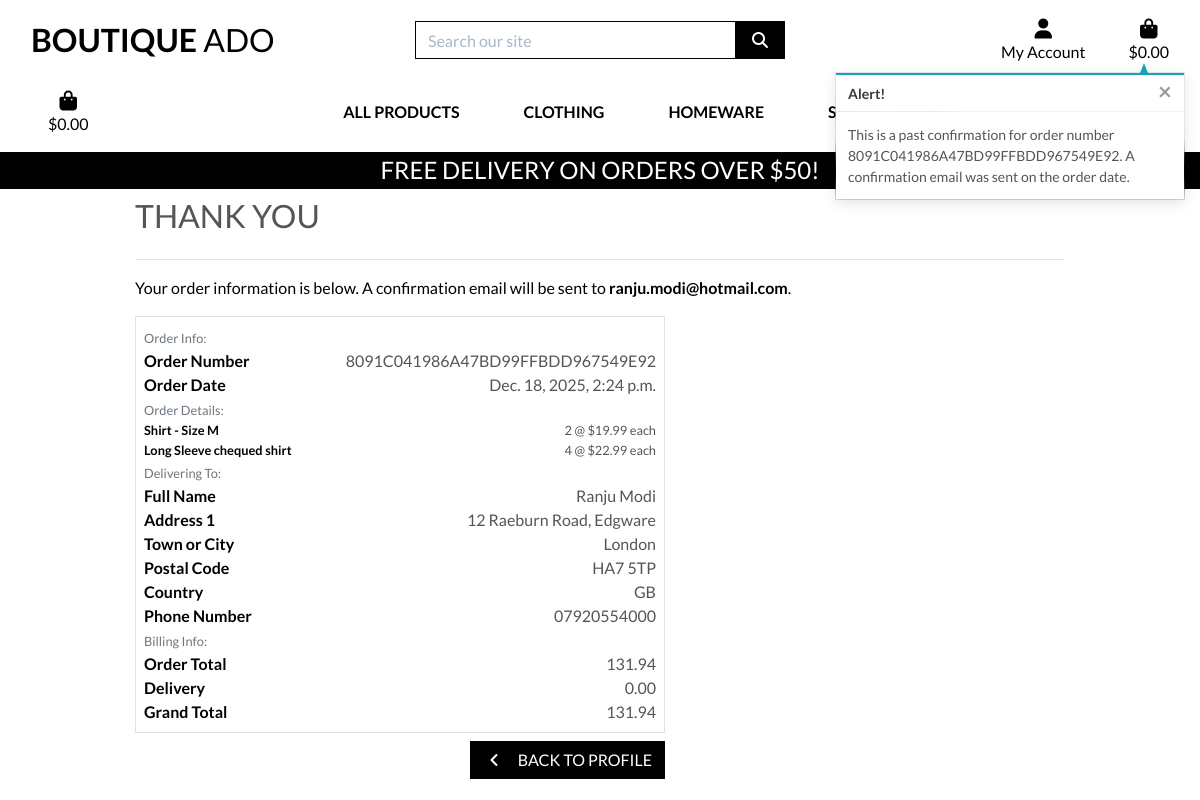
/profile/order_history/8091C041986A47BD99FFBDD967549E92, run on the app's committed database.
### checkout/models.py (models this page shows, shortened)
class Order(models.Model):
    order_number = models.CharField(max_length=32, null=False, editable=False)
    user_profile = models.ForeignKey(UserProfile, on_delete=models.SET_NULL,null=True,
                                     blank=True, related_name='orders')
    full_name = models.CharField(max_length=50, null=False, blank=False)
    email = models.EmailField(max_length=254, null=False, blank=False)
    phone_number = models.CharField(max_length=20, null=False, blank=False)
    country = CountryField(blank_label='Country *', null=False, blank=False)
    postcode = models.CharField(max_length=20, null=True, blank=True)
    town_or_city = models.CharField(max_length=40, null=False, blank=False)
    street_address1 = models.CharField(max_length=80, null=False, blank=False)
    street_address2 = models.CharField(max_length=80, null=True, blank=True)
    county = models.CharField(max_length=80, null=True, blank=True)
    date = models.DateTimeField(auto_now_add=True)
    delivery_cost = models.DecimalField(max_digits=6, decimal_places=2, null=False, default=0)
    order_total = models.DecimalField(max_digits=10, decimal_places=2, null=False, default=0)
    grand_total = models.DecimalField(max_digits=10, decimal_places=2, null=False, default=0)
    original_bag = models.TextField(null=False, blank=False, default='')
    stripe_pid = models.CharField(max_length=254, null=False, blank=False, default='')

class OrderLineItem(models.Model):
    order = models.ForeignKey(Order, null=False, blank=False, on_delete=models.CASCADE, related_name='lineitems')
    product = models.ForeignKey(Product, null=False, blank=False, on_delete=models.CASCADE)
    product_size = models.CharField(max_length=2, null=True, blank=True) # XS, S, M, L, XL
    quantity = models.IntegerField(null=False, blank=False, default=0)
    lineitem_total = models.DecimalField(max_digits=6, decimal_places=2, null=False, blank=False, editable=False)

### products/models.py (models this page shows, shortened)
class Product(models.Model):
    category = models.ForeignKey('Category', null=True, blank=True, on_delete=models.SET_NULL)
    sku = models.CharField(max_length=254, null=True, blank=True)
    name = models.CharField(max_length=254)
    description = models.TextField()
    has_sizes = models.BooleanField(default=False, null=True, blank=True)
    price = models.DecimalField(max_digits=6, decimal_places=2)
    rating = models.DecimalField(max_digits=6, decimal_places=2, null=True, blank=True)
    image_url = models.URLField(max_length=1024, null=True, blank=True)
    image = models.ImageField(null=True, blank=True)

### profiles/views.py (the view)
# urls.py: path('order_history/<order_number>', views.order_history, name='order_history'),
def order_history(request, order_number):
    order = get_object_or_404(Order, order_number=order_number)
    messages.info(request, (
        f'This is a past confirmation for order number {order_number}. '
        'A confirmation email was sent on the order date.'
    ))
    template = 'checkout/checkout_success.html'
    context = {
        'order': order,
        'from_profile': True,
    }
    return render(request, template, context)

### bag/contexts.py (called while the page is built, shortened)
def bag_contents(request):
    bag_items = []
    total = 0
    product_count = 0
    bag = request.session.get('bag', {})
    if total < settings.FREE_DELIVERY_THRESHOLD:
        delivery = total * Decimal(settings.STANDARD_DELIVERY_PERCENTAGE / 100)
        free_delivery_delta = settings.FREE_DELIVERY_THRESHOLD - total
    else:
        delivery = 0
        free_delivery_delta = 0
    grand_total = delivery + total
    context = {
        'bag_items': bag_items,
        'total': total,
        'product_count': product_count,
        'delivery': delivery,
        'free_delivery_delta': free_delivery_delta,
        'free_delivery_threshold': settings.FREE_DELIVERY_THRESHOLD,
        'grand_total': grand_total,
    }
    return context

### checkout/templates/checkout/checkout_success.html (shortened to what this page needs)
{% extends "base.html" %}
{% load static %}
{% block extra_css %}
    <link rel="stylesheet" href="{% static 'checkout/css/checkout.css' %}">
{% endblock %}
{% block page_header %}
    <div class="container header-container">
    </div>
{% endblock %}
{% block content %}
    <div class="overlay"></div>
    <div class="container">
        <div class="row">
            <div class="col">
                <h2 class="logo-font mb-4">Thank You</h2>
                <hr>
                <p class="text-black">Your order information is below. A confirmation email will be sent to <strong>{{ order.email }}</strong>.</p>
            </div>
        </div>
        <div class="row">
            <div class="col-12 col-lg-7">
                <div class="order-confirmation-wrapper p-2 border">
                    <div class="row">
                        <div class="col">
                            <small class="text-muted">Order Info:</small>
                        </div>
                    </div>
        <div class="row">
                        <div class="col-12 col-md-4">
                            <p class="mb-0 text-black font-weight-bold">Order Number</p>
                        </div>
                        <div class="col-12 col-md-8 text-md-right">
                            <p class="mb-0">{{ order.order_number }}</p>
                        </div>
                    </div>
                    <div class="row">
                        <div class="col-12 col-md-4">
                            <p class="mb-0 text-black font-weight-bold">Order Date</p>
                        </div>
                        <div class="col-12 col-md-8 text-md-right">
                            <p class="mb-0">{{ order.date }}</p>
                        </div>
                    </div>
                    <div class="row">
                        <div class="col">
                            <small class="text-muted">Order Details:</small>
                        </div>
                    </div>
                    {% for item in order.lineitems.all %}
                    <div class="row">
                        <div class="col-12 col-md-4">
                            <p class="small mb-0 text-black font-weight-bold">
                                {{ item.product.name }}{% if item.product_size %} - Size {{ item.product_size|upper}}{% endif %}
                            </p>
                        </div>
                        <div class="col-12 col-md-8 text-md-right">
                            <p class="small mb-0">{{ item.quantity }} @ ${{ item.product.price }} each</p>
                        </div>
                    </div>
                    {% endfor %}
                    <div class="row">
                        <div class="col">
                            <small class="text-muted">Delivering To:</small>
                        </div>
                    </div>
                    <div class="row">
                        <div class="col-12 col-md-4">
                            <p class="mb-0 text-black font-weight-bold">Full Name</p>
                        </div>
                        <div class="col-12 col-md-8 text-md-right">
                            <p class="mb-0">{{ order.full_name }}</p>
                        </div>
                    </div>
                    <div class="row">
                        <div class="col-12 col-md-4">
                            <p class="mb-0 text-black font-weight-bold">Address 1</p>
                        </div>
                        <div class="col-12 col-md-8 text-md-right">
                            <p class="mb-0">{{ order.street_address1 }}</p>
                        </div>
                    </div>
                    <div class="row">
                        <div class="col-12 col-md-4">
                            <p class="mb-0 text-black font-weight-bold">Town or City</p>
                        </div>
                        <div class="col-12 col-md-8 text-md-right">
                            <p class="mb-0">{{ order.town_or_city }}</p>
                        </div>
                    </div>
                    {% if order.postcode %}
                    <div class="row">
                        <div class="col-12 col-md-4">
                            <p class="mb-0 text-black font-weight-bold">Postal Code</p>
                        </div>
                        <div class="col-12 col-md-8 text-md-right">
                            <p class="mb-0">{{ order.postcode }}</p>
                        </div>
                    </div>
                    {% endif %}
                    <div class="row">
                        <div class="col-12 col-md-4">
                            <p class="mb-0 text-black font-weight-bold">Country</p>
                        </div>
                        <div class="col-12 col-md-8 text-md-right">
                            <p class="mb-0">{{ order.country }}</p>
                        </div>
                    </div>
                    <div class="row">
                        <div class="col-12 col-md-4">
                            <p class="mb-0 text-black font-weight-bold">Phone Number</p>
                        </div>
                        <div class="col-12 col-md-8 text-md-right">
                            <p class="mb-0">{{ order.phone_number }}</p>
                        </div>
                    </div>
                    <div class="row">
                        <div class="col">
                            <small class="text-muted">Billing Info:</small>
                        </div>
                    </div>
                    <div class="row">
                        <div class="col-12 col-md-4">
                            <p class="mb-0 text-black font-weight-bold">Order Total</p>
                        </div>
                        <div class="col-12 col-md-8 text-md-right">
                            <p class="mb-0">{{ order.order_total }}</p>
                        </div>
                    </div>
                    <div class="row">
                        <div class="col-12 col-md-4">
                            <p class="mb-0 text-black font-weight-bold">Delivery</p>
                        </div>
                        <div class="col-12 col-md-8 text-md-right">
                            <p class="mb-0">{{ order.delivery_cost }}</p>
                        </div>
                    </div>
                    <div class="row">
                        <div class="col-12 col-md-4">
                            <p class="mb-0 text-black font-weight-bold">Grand Total</p>
                        </div>
                        <div class="col-12 col-md-8 text-md-right">
                            <p class="mb-0">{{ order.grand_total }}</p>
                        </div>
                    </div>
                </div>
            </div>
        </div>
        <div class="row">
			<div class="col-12 col-lg-7 text-right">
				{% if from_profile %}
                    <a href="{% url 'profile' %}" class="btn btn-black rounded-0 my-2">
                        <span class="icon mr-2">
                            <i class="fas fa-angle-left"></i>
                        </span>
                        <span class="text-uppercase">Back to Profile</span>
                    </a>
                {% endif %}
			</div>
		</div>
    </div>
{% endblock %}

### static/css/base.css (style rules this page uses)
html { height: 100%; }
body { background: url('/media/homepage_background_cropped.jpg') no-repeat center center fixed; background-size: cover; height: calc(100vh - 164px); color: #555; font-family: 'Lato'; }
.icon { align-items: center; display: inline-flex; justify-content: center; height: 1.5rem; width: 1.5rem; }
.logo-font { text-transform: uppercase; }
.btn-black { background: black; color: white; }
.text-black { color: #000 !important; }
.overlay { height: 100%; width: 100%; top: 0; left: 0; position: fixed; background: white; z-index: -1; }
@media (min-width: 1200px) { .container { max-width: 80%; } }
@media (min-width: 992px) { .header-container { padding-top: 164px; } }

### data on the page
Order: email "ranju.modi@hotmail.com", order_number "8091C041986A47BD99FFBDD967549E92", date "Dec. 18, 2025, 2:24 p.m.", full_name "Ranju Modi", street_address1 "12 Raeburn Road, Edgware", town_or_city "London", postcode "HA7 5TP", country "GB", phone_number "07920554000", order_total "131.94", delivery_cost "0.00", grand_total "131.94"
OrderLineItem: product.name "Shirt", product_size "M", quantity "2", product.price "19.99"
OrderLineItem: product.name "Long Sleeve chequed shirt", quantity "4", product.price "22.99"

### other printed values
{{ free_delivery_threshold }} "50"
{{ message }} "This is a past confirmation for order number 8091C041986A47BD99FFBDD967549E92. A confirmation email was sent on the order date."
